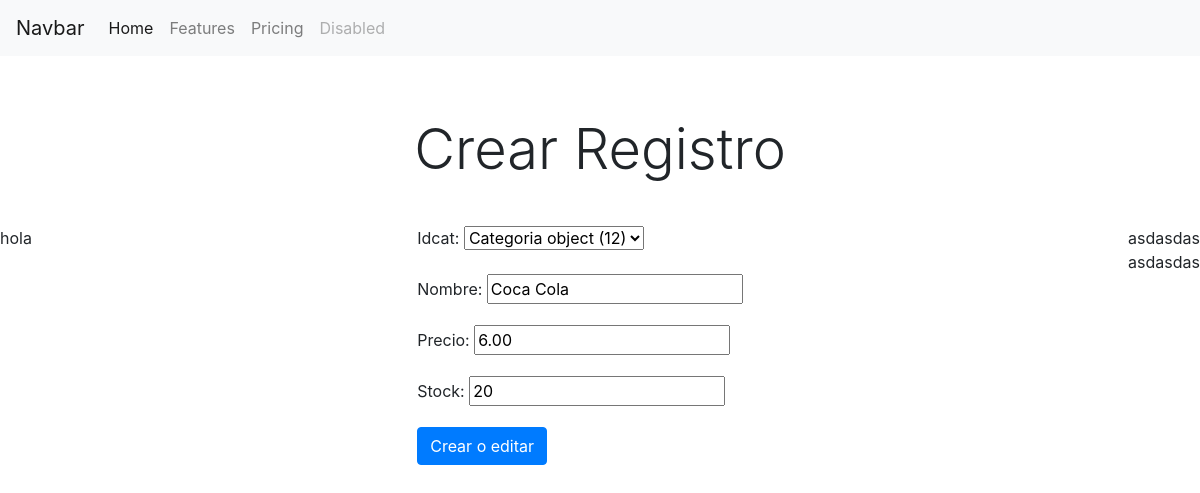
Page /editar_producto/8 on the committed database.
### creacion/models.py (models this page shows)
class Producto (models.Model):
    idcat = models.ForeignKey(Categoria, null=True, on_delete=models.CASCADE)
    nombre = models.CharField(max_length=100, blank=False)
    precio = models.DecimalField(max_digits=10, decimal_places=2, blank=False)
    stock =  models.IntegerField(blank=False)

### creacion/views.py (the view, shortened to what this page needs)
# urls.py: path('editar_producto/<int:id>', editarProducto, name='editar_producto'),
def editarProducto(request,id):
    producto = Producto.objects.get(id = id)
    if request.method == 'GET':
        form = ProductoForm(instance= producto)
        contexto = {
            'form': form
        }
    return render(request, 'crear_producto.html', contexto)

### creacion/form.py
class ProductoForm(forms.ModelForm):
    class Meta:
        model = Producto
        fields = '__all__'

### templates/crear_producto.html (shortened to what this page needs)
{% extends 'index.html' %}
{% block cuerpo  %}
<nav class="navbar navbar-expand-lg navbar-light bg-light">
  <a class="navbar-brand" href="#">Navbar</a>
  <div class="collapse navbar-collapse" id="navbarNavAltMarkup">
    <div class="navbar-nav">
      <a class="nav-link active" href="#">Home <span class="sr-only">(current)</span></a>
      <a class="nav-link" href="#">Features</a>
      <a class="nav-link" href="#">Pricing</a>
      <a class="nav-link disabled" href="#" tabindex="-1" aria-disabled="true">Disabled</a>
    </div>
  </div>
</nav>
 <form method="post" >
      <div style="height: 60px;"></div>
        <div style="height: 60px;" >
            <div class="text-center display-4" >Crear Registro
            </div>
        </div>
        <div style="height: 50px;"></div>
    <div class="d-flex justify-content-between">
 <div>hola</div>
            <div class="form-group">
                       {{ form.as_p }}
                    <button class="btn btn-primary" type="submit">Crear o editar</button>
  </div>
        <div> asdasdas
            <div class="spinner-border" role="status">
 asdasdas
</div>
        </div>
        </div>
                </form>
{% endblock cuerpo %}

### rows in the picture
Producto: idcat "Categoria object (12)", nombre "Coca Cola", precio "6.00", stock "20"
